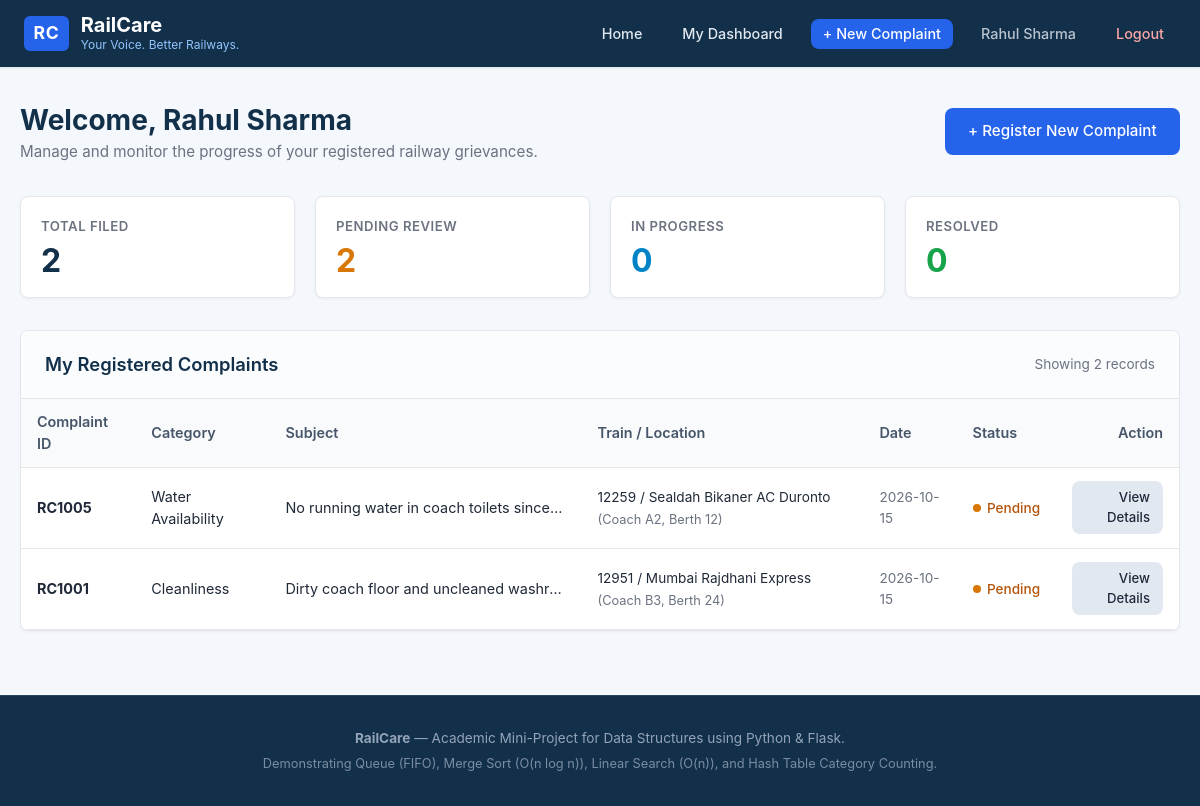
The page /user/dashboard (signed in) on the database its author committed.
### tables this page shows
CREATE TABLE complaints (
        id INTEGER PRIMARY KEY AUTOINCREMENT,
        complaint_id TEXT UNIQUE NOT NULL,
        user_id INTEGER NOT NULL,
        train_number TEXT NOT NULL,
        pnr_number TEXT,
        journey_date DATE NOT NULL,
        category TEXT NOT NULL,
        subject TEXT NOT NULL,
        description TEXT NOT NULL,
        location TEXT,
        status TEXT NOT NULL CHECK(status IN ('Pending', 'In Progress', 'Resolved')),
        created_at DATETIME DEFAULT CURRENT_TIMESTAMP,
        updated_at DATETIME DEFAULT CURRENT_TIMESTAMP,
        FOREIGN KEY (user_id) REFERENCES users (id) ON DELETE CASCADE
    );

### routes/user.py (the view)
@user_bp.route('/dashboard')
def dashboard():
    user_id = session['user_id']
    conn = get_db()
    cursor = conn.cursor()
    cursor.execute("""
        SELECT * FROM complaints
        WHERE user_id = ?
        ORDER BY created_at DESC;
    """, (user_id,))
    rows = cursor.fetchall()
    conn.close()
    complaints = [dict(row) for row in rows]
    summary = {
        'total': len(complaints),
        'pending': sum(1 for c in complaints if c['status'] == 'Pending'),
        'in_progress': sum(1 for c in complaints if c['status'] == 'In Progress'),
        'resolved': sum(1 for c in complaints if c['status'] == 'Resolved')
    }
    return render_template(
        'user_dashboard.html',
        user_name=session.get('user_name', 'Passenger'),
        summary=summary,
        complaints=complaints
    )

### database.py (called while the page is built)
def get_db():
    if not os.path.exists(Config.INSTANCE_DIR):
        os.makedirs(Config.INSTANCE_DIR, exist_ok=True)
    conn = sqlite3.connect(Config.DATABASE)
    conn.row_factory = sqlite3.Row
    conn.execute("PRAGMA foreign_keys = ON;")
    return conn

### routes/user.py (called while the page is built)
@user_bp.before_request
def require_user_login():
    if 'user_id' not in session:
        flash('Please log in to access your passenger dashboard.', 'warning')
        return redirect(url_for('auth.login'))

### templates/user_dashboard.html (shortened to what this page needs)
{% extends 'base.html' %}
{% block content %}
<div style="display: flex; justify-content: space-between; align-items: center; margin-bottom: 2rem; flex-wrap: wrap; gap: 1rem;">
  <div>
    <h1 style="font-size: 1.75rem; color: var(--color-primary); font-weight: 700;">Welcome, {{ user_name }}</h1>
    <p style="color: var(--color-text-muted); font-size: 0.95rem;">Manage and monitor the progress of your registered railway grievances.</p>
  </div>
  <a href="{{ url_for('complaints.register_complaint') }}" class="btn btn-primary" style="padding: 0.7rem 1.4rem; font-size: 0.95rem;">
    + Register New Complaint
  </a>
</div>
<div class="metrics-grid">
  <div class="metric-card">
    <div class="metric-label">Total Filed</div>
    <div class="metric-value">{{ summary.total }}</div>
  </div>
  <div class="metric-card">
    <div class="metric-label">Pending Review</div>
    <div class="metric-value pending">{{ summary.pending }}</div>
  </div>
  <div class="metric-card">
    <div class="metric-label">In Progress</div>
    <div class="metric-value in-progress">{{ summary.in_progress }}</div>
  </div>
  <div class="metric-card">
    <div class="metric-label">Resolved</div>
    <div class="metric-value resolved">{{ summary.resolved }}</div>
  </div>
</div>
<div class="card">
  <div class="card-header">
    <h3>My Registered Complaints</h3>
    <span style="font-size: 0.85rem; color: var(--color-text-muted);">
      Showing {{ complaints|length }} record{% if complaints|length != 1 %}s{% endif %}
    </span>
  </div>
  <div class="card-body" style="padding: 0;">
    {% if complaints %}
      <div class="table-responsive">
        <table class="data-table">
          <thead>
            <tr>
              <th>Complaint ID</th>
              <th>Category</th>
              <th>Subject</th>
              <th>Train / Location</th>
              <th>Date</th>
              <th>Status</th>
              <th style="text-align: right;">Action</th>
            </tr>
          </thead>
          <tbody>
            {% for c in complaints %}
              <tr>
                <td><strong>{{ c.complaint_id }}</strong></td>
                <td>{{ c.category }}</td>
                <td>
                  <div style="max-width: 280px; white-space: nowrap; overflow: hidden; text-overflow: ellipsis;" title="{{ c.subject }}">
                    {{ c.subject }}
                  </div>
                </td>
                <td>
                  <span style="font-size: 0.85rem;">{{ c.train_number }}</span>
                  {% if c.location %}
                    <span style="color: var(--color-text-muted); font-size: 0.8rem;">({{ c.location }})</span>
                  {% endif %}
                </td>
                <td style="font-size: 0.85rem; color: var(--color-text-muted);">
                  {{ c.created_at[:10] }}
                </td>
                <td>
                  {% if c.status == 'Pending' %}
                    <span class="status-indicator status-pending"><span class="status-dot"></span>Pending</span>
                  {% elif c.status == 'In Progress' %}
                    <span class="status-indicator status-in-progress"><span class="status-dot"></span>In Progress</span>
                  {% else %}
                    <span class="status-indicator status-resolved"><span class="status-dot"></span>Resolved</span>
                  {% endif %}
                </td>
                <td style="text-align: right;">
                  <a href="{{ url_for('complaints.track_complaint', complaint_id=c.complaint_id) }}" class="btn btn-secondary btn-sm">
                    View Details
                  </a>
                </td>
              </tr>
            {% endfor %}
          </tbody>
        </table>
      </div>
    {% endif %}
  </div>
</div>
{% endblock %}

### static/css/style.css (style rules this page uses)
:root { --color-primary: #12304A; --color-primary-hover: #0c2033; --color-secondary: #2563EB; --color-secondary-hover: #1d4ed8; --color-bg: #F4F7FB; --color-card: #FFFFFF; --color-text: #1F2937; --color-text-muted: #6B7280; --color-border: #E5E7EB; --color-success: #16A34A; --color-warning: #D97706; --color-info: #0284C7; --color-danger: #DC2626; --font-family: -apple-system, BlinkMacSystemFont, "Segoe UI", Roboto, Oxygen, Ubuntu, Cantarell, "Helvetica Neue", sans-serif; --radius: 8px; }
*, *::before, *::after { box-sizing: border-box; margin: 0; padding: 0; }
body { font-family: var(--font-family); background-color: var(--color-bg); color: var(--color-text); line-height: 1.5; min-height: 100vh; display: flex; flex-direction: column; }
.metrics-grid { display: grid; grid-template-columns: repeat(auto-fit, minmax(220px, 1fr)); gap: 1.25rem; margin-bottom: 2rem; }
.metric-card { background: var(--color-card); padding: 1.25rem; border-radius: var(--radius); border: 1px solid var(--color-border); box-shadow: 0 1px 3px rgba(0, 0, 0, 0.05); }
.metric-label { font-size: 0.825rem; font-weight: 600; text-transform: uppercase; letter-spacing: 0.5px; color: var(--color-text-muted); margin-bottom: 0.5rem; }
.metric-value { font-size: 2rem; font-weight: 700; color: var(--color-primary); line-height: 1; }
.metric-value.pending { color: var(--color-warning); }
.metric-value.in-progress { color: var(--color-info); }
.metric-value.resolved { color: var(--color-success); }
.card { background: var(--color-card); border-radius: var(--radius); border: 1px solid var(--color-border); box-shadow: 0 1px 3px rgba(0, 0, 0, 0.05); margin-bottom: 2rem; overflow: hidden; }
.card-header { padding: 1.25rem 1.5rem; border-bottom: 1px solid var(--color-border); background-color: #FAFCFE; display: flex; justify-content: space-between; align-items: center; flex-wrap: wrap; gap: 1rem; }
.card-header h2, .card-header h3 { font-size: 1.15rem; font-weight: 600; color: var(--color-primary); }
.card-body { padding: 1.5rem; }
.table-responsive { width: 100%; overflow-x: auto; }
.data-table { width: 100%; border-collapse: collapse; font-size: 0.9rem; text-align: left; }
.data-table th { background-color: #F8FAFC; color: #475569; font-weight: 600; padding: 0.75rem 1rem; border-bottom: 1px solid var(--color-border); }
.data-table td { padding: 0.85rem 1rem; border-bottom: 1px solid var(--color-border); vertical-align: middle; }
.status-indicator { display: inline-flex; align-items: center; gap: 0.4rem; font-size: 0.85rem; font-weight: 500; }
.status-dot { width: 8px; height: 8px; border-radius: 50%; display: inline-block; }
.status-pending .status-dot { background-color: var(--color-warning); }
.status-pending { color: #B45309; }
.btn { display: inline-flex; align-items: center; justify-content: center; gap: 0.5rem; padding: 0.6rem 1.25rem; font-size: 0.9rem; font-weight: 500; border-radius: var(--radius); cursor: pointer; text-decoration: none; border: 1px solid transparent; transition: all 0.15s; }
.btn-primary { background-color: var(--color-secondary); color: #ffffff; }
.btn-secondary { background-color: #E2E8F0; color: #1E293B; }
.btn-sm { padding: 0.35rem 0.75rem; font-size: 0.825rem; }

### rows shown on the page
complaints: complaint_id "RC1005", category "Water Availability", subject "No running water in coach toilets since…", train_number "12259 / Sealdah Bikaner AC Duronto", location "Coach A2, Berth 12", created_at "2026-10-15", status "Pending" (drawn)
complaints: complaint_id "RC1001", category "Cleanliness", subject "Dirty coach floor and uncleaned washr…", train_number "12951 / Mumbai Rajdhani Express", location "Coach B3, Berth 24", created_at "2026-10-15", status "Pending" (drawn)

### other values the page prints
{{ session.get('user_name') }} "Rahul Sharma"
{{ user_name }} "Rahul Sharma"
{{ summary.total }} "2"
{{ summary.pending }} "2"
{{ summary.in_progress }} "0"
{{ summary.resolved }} "0"
{{ complaints|length }} "2"
